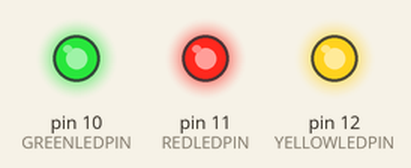
Bench run of a sketch on a simulated Arduino Uno, built with avr-gcc and run on an emulated ATmega328P. Parts: output pins drawn as LEDs (lit = HIGH).

Above: at 0.1 s.
At 2.1 s:
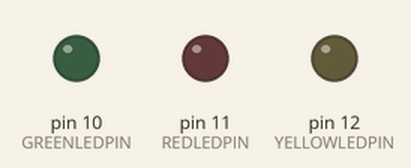
Timing chart, 0 to 3.6 s (numbered marks = the images above):
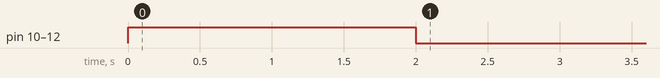

The sketch:

TOUCH_panel.ino
```cpp
// listing des entrГ©e-sorties
// entrГ©e-sorties numГ©riques
#define YELLOWLEDPIN 12
#define REDLEDPIN 11
#define GREENLEDPIN 10

const int tabLED[3]={GREENLEDPIN,REDLEDPIN,YELLOWLEDPIN};

// entrГ©es analogiques
#define POTPIN A0

// Г©lГ©ments pour le clavier
//   - include
#include <Keypad.h>
//   - nb de lignes et colonnes
const byte ROWS = 4;
const byte COLS = 4;
//   - dГ©finition des caractГЁres
char keys[ROWS][COLS] = {
  {'1','4','7','*'},
  {'2','5','8','0'},
  {'3','6','9','#'},
  {'A','B','C','D'}
};

//   - connection des lignes aux broches
byte rowPins[ROWS] = {6,7,8,9};
//   - connection des colonnes aux broches
byte colPins[COLS] = {2,3,4,5};

//   - creation du clavier (objet de type Keypad)
Keypad clavier = Keypad( makeKeymap(keys), rowPins, colPins, ROWS, COLS );


void setup(){

  clavier.setHoldTime(40);
  clavier.setDebounceTime(100);

  // dГ©finition du mode pour les DELs
  pinMode(YELLOWLEDPIN,OUTPUT);
  pinMode(REDLEDPIN,OUTPUT);
  pinMode(GREENLEDPIN,OUTPUT);

  // dГ©finition du mode pour le potentiometre
  pinMode(POTPIN,INPUT);


  // test initial: on allume tout, on attend 2s, on Г©teint tout, on attent 2s avant de passer dans la fonction loop
  digitalWrite(YELLOWLEDPIN,HIGH);
  digitalWrite(REDLEDPIN,HIGH);
  digitalWrite(GREENLEDPIN,HIGH);
  delay(2000);

  digitalWrite(YELLOWLEDPIN,LOW);
  digitalWrite(REDLEDPIN,LOW);
  digitalWrite(GREENLEDPIN,LOW);
  delay(2000);
}


void loop(){

  delay(200);
}
```
